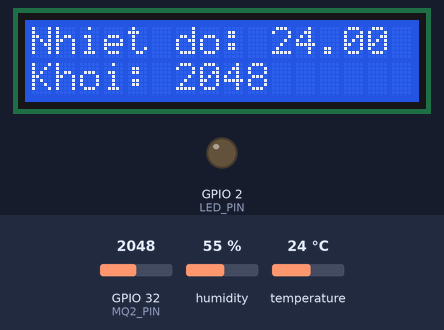
This sketch was run on a simulated ESP32. Shown: 16×2 character LCD, output pins drawn as LEDs (lit = HIGH). Inputs (shaded band) come from the test bench; at power-on: temperature 24 °C, GPIO 32 (MQ2_PIN) = 2048, humidity 55 %. WiFi joins after 1.5 s; servers stay silent unless stated; what the sketch prints to the serial monitor is not drawn.

Above: at 3.5 s.
3.6 s: temperature set to 29 °C
At 7.1 s:
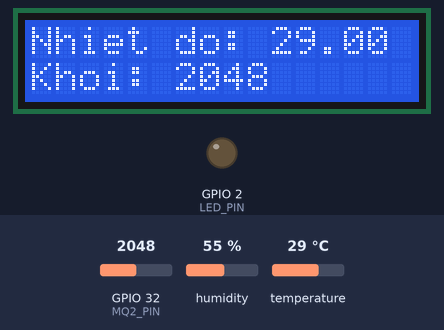
7.4 s: temperature set to 32 °C
At 9.5 s:
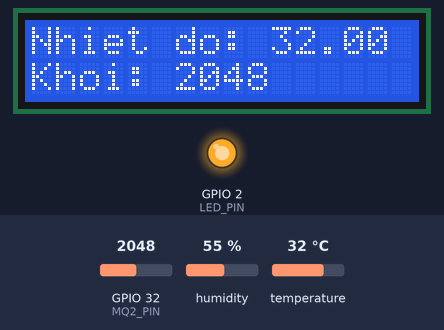
10.4 s: GPIO 32 (MQ2_PIN) set to 2866
At 11.4 s:
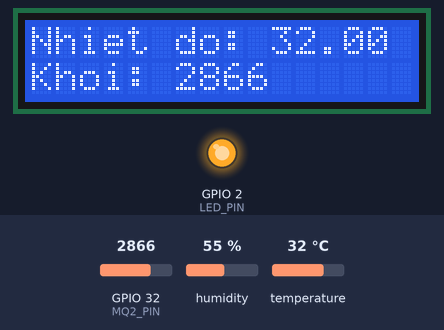
12.4 s: GPIO 32 (MQ2_PIN) set to 3603
At 14.1 s:
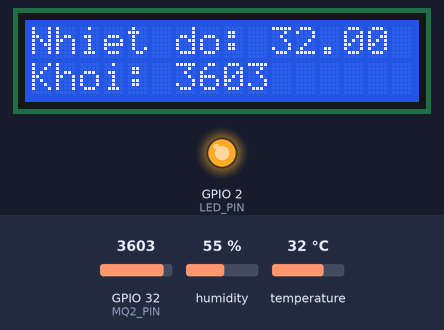
14.4 s: temperature set to 12 °C
At 15.3 s:
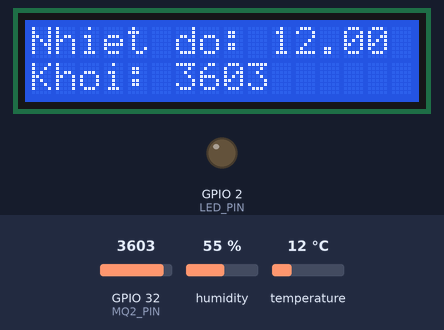
16.4 s: GPIO 32 (MQ2_PIN) set to 4095
At 17.2 s:
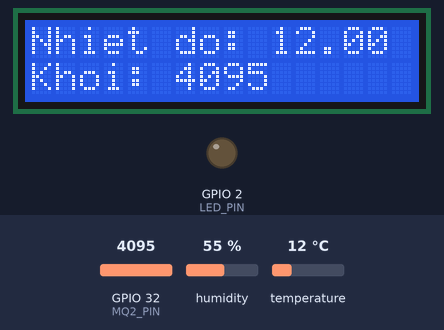
Timing chart, 0 to 19.4 s (numbered marks = the images above; inputs shaded):
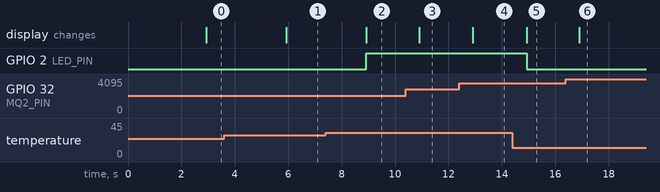

Measured:
- the behaviour switches between 30 and 31 °C on temperature (found by bisection; images 1 and 2)
- after the input at 3.6 s, the display: changes after 2.3 s (image 1)
- after the input at 7.4 s, GPIO 2 (LED_PIN): LOW → HIGH after 1.5 s; the display: changes after 1.5 s (image 2)
- after the input at 10.4 s, the display: changes after 0.50 s (image 3)
- after the input at 12.4 s, the display: changes after 0.50 s (image 4)
- after the input at 14.4 s, GPIO 2 (LED_PIN): HIGH → LOW after 0.53 s; the display: changes after 0.53 s (image 5)
- after the input at 16.4 s, the display: changes after 0.50 s (image 6)

The sketch:

IOT_firefighting_s2.ino
```cpp
#define BLYNK_TEMPLATE_ID "TMPL6qsfW-Ns6"
#define BLYNK_TEMPLATE_NAME "FireWarning"
#define BLYNK_AUTH_TOKEN "6O4lZLpJ2eNzCJX8D9eLT5ZbuMDcGXvb"
#define BLYNK_PRINT Serial

#include <Wire.h>
#include <LiquidCrystal_I2C.h>
#include <DHT.h>
#include <WiFi.h>
#include <BlynkSimpleEsp32.h>

char ssid[] = "minmean";
char pass[] = "12345678";
char auth[] = BLYNK_AUTH_TOKEN;

#define DHTPIN 16       // Chân G16 nối với DHT11
#define DHTTYPE DHT11   // Định nghĩa loại cảm biến là DHT11
#define LED_PIN 2       // Chân G2 nối với LED
#define MQ2_PIN 32      // Chân G32 nối với MQ2

BlynkTimer timer;

// Khởi tạo cảm biến DHT
DHT dht(DHTPIN, DHTTYPE);

// Khởi tạo LCD với địa chỉ I2C là 0x27
LiquidCrystal_I2C lcd(0x27, 16, 2);

void setup() {
  Serial.begin(115200);
  dht.begin();

  pinMode(LED_PIN, OUTPUT);
  pinMode(MQ2_PIN, INPUT);

  // Khởi tạo LCD
  lcd.init();
  lcd.backlight();

  // Kết nối với WiFi và Blynk
  Blynk.begin(auth, ssid, pass);

  // Thiết lập timer để gửi dữ liệu cảm biến lên Blynk mỗi giây
  timer.setInterval(1000L, sendSensorData);
}

void sendSensorData() {
  float temperature = dht.readTemperature();
  int mq2Value = analogRead(MQ2_PIN);

  // Kiểm tra lỗi khi đọc cảm biến DHT11
  if (isnan(temperature)) {
    Serial.println("Lỗi đọc dữ liệu từ cảm biến DHT11!");
    lcd.setCursor(0, 0);
    lcd.print("DHT11 Error     ");
  } else {
    // Gửi nhiệt độ lên Blynk (Virtual Pin V2)
    Blynk.virtualWrite(V2, temperature);

    // Hiển thị nhiệt độ trên Serial và LCD
    Serial.print("Nhiệt độ: ");
    Serial.print(temperature);
    Serial.println("°C");

    lcd.setCursor(0, 0);
    lcd.print("Nhiet do: ");
    lcd.print(temperature);
    lcd.print(" C   ");
  }

  // Gửi giá trị nồng độ khói lên Blynk (Virtual Pin V3)
  Blynk.virtualWrite(V3, mq2Value);

  // Hiển thị giá trị nồng độ khói trên Serial và LCD
  Serial.print("Nồng độ khói (MQ2): ");
  Serial.println(mq2Value);

  lcd.setCursor(0, 1);
  lcd.print("Khoi: ");
  lcd.print(mq2Value);
  lcd.print("     ");

  // Điều khiển LED theo nhiệt độ và gửi trạng thái LED lên Blynk (Virtual Pin V4)
  if (temperature > 30) {
    digitalWrite(LED_PIN, HIGH);  // Bật LED nếu nhiệt độ trên 30°C
    Blynk.virtualWrite(V4, 1);    // Gửi trạng thái LED là "1" (bật) lên Blynk
  } else {
    digitalWrite(LED_PIN, LOW);   // Tắt LED nếu nhiệt độ dưới 30°C
    Blynk.virtualWrite(V4, 0);    // Gửi trạng thái LED là "0" (tắt) lên Blynk
  }
}

void loop() {
  Blynk.run();
  timer.run();  // Chạy timer cho Blynk
}
```
